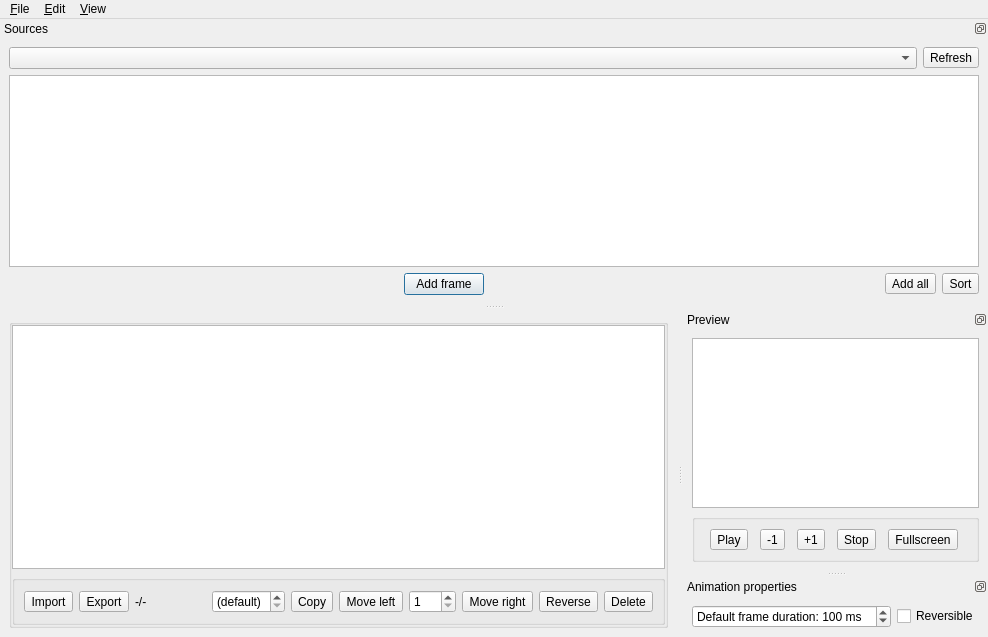
<?xml version="1.0" encoding="UTF-8"?>
<ui version="4.0">
 <class>MainWindow</class>
 <widget class="QMainWindow" name="MainWindow">
  <property name="geometry">
   <rect>
    <x>0</x>
    <y>0</y>
    <width>988</width>
    <height>637</height>
   </rect>
  </property>
  <property name="windowTitle">
   <string>libsuperderpy animation editor</string>
  </property>
  <property name="documentMode">
   <bool>false</bool>
  </property>
  <property name="dockNestingEnabled">
   <bool>true</bool>
  </property>
  <property name="dockOptions">
   <set>QMainWindow::AllowNestedDocks|QMainWindow::AllowTabbedDocks|QMainWindow::AnimatedDocks|QMainWindow::GroupedDragging</set>
  </property>
  <widget class="QWidget" name="centralwidget">
   <layout class="QHBoxLayout" name="horizontalLayout_2">
    <item>
     <layout class="QVBoxLayout" name="verticalLayout_2">
      <item>
       <widget class="QGroupBox" name="frameGroup">
        <property name="title">
         <string/>
        </property>
        <property name="alignment">
         <set>Qt::AlignLeading|Qt::AlignLeft|Qt::AlignTop</set>
        </property>
        <property name="flat">
         <bool>true</bool>
        </property>
        <property name="checkable">
         <bool>false</bool>
        </property>
        <layout class="QVBoxLayout" name="_2">
         <property name="spacing">
          <number>6</number>
         </property>
         <property name="sizeConstraint">
          <enum>QLayout::SetDefaultConstraint</enum>
         </property>
         <property name="leftMargin">
          <number>0</number>
         </property>
         <property name="topMargin">
          <number>0</number>
         </property>
         <property name="rightMargin">
          <number>0</number>
         </property>
         <property name="bottomMargin">
          <number>0</number>
         </property>
         <item>
          <widget class="FrameListView" name="frameList">
           <property name="enabled">
            <bool>true</bool>
           </property>
           <property name="acceptDrops">
            <bool>true</bool>
           </property>
           <property name="dragEnabled">
            <bool>false</bool>
           </property>
           <property name="dragDropMode">
            <enum>QAbstractItemView::NoDragDrop</enum>
           </property>
           <property name="alternatingRowColors">
            <bool>false</bool>
           </property>
           <property name="selectionMode">
            <enum>QAbstractItemView::ExtendedSelection</enum>
           </property>
           <property name="flow">
            <enum>QListView::LeftToRight</enum>
           </property>
           <property name="uniformItemSizes">
            <bool>true</bool>
           </property>
          </widget>
         </item>
         <item>
          <widget class="QGroupBox" name="frameGroup2">
           <property name="title">
            <string/>
           </property>
           <property name="flat">
            <bool>true</bool>
           </property>
           <layout class="QHBoxLayout" name="horizontalLayout">
            <item>
             <widget class="QToolButton" name="importBtn">
              <property name="toolTip">
               <string>Import animation</string>
              </property>
              <property name="text">
               <string>Import</string>
              </property>
              <property name="icon">
               <iconset theme="document-import">
                <normaloff>.</normaloff>.</iconset>
              </property>
              <property name="toolButtonStyle">
               <enum>Qt::ToolButtonIconOnly</enum>
              </property>
              <property name="autoRaise">
               <bool>false</bool>
              </property>
             </widget>
            </item>
            <item>
             <widget class="QToolButton" name="exportBtn">
              <property name="enabled">
               <bool>true</bool>
              </property>
              <property name="toolTip">
               <string>Export selected frames as animation</string>
              </property>
              <property name="text">
               <string>Export</string>
              </property>
              <property name="icon">
               <iconset theme="document-export">
                <normaloff>.</normaloff>.</iconset>
              </property>
             </widget>
            </item>
            <item>
             <widget class="QLabel" name="counter">
              <property name="sizePolicy">
               <sizepolicy hsizetype="Fixed" vsizetype="Preferred">
                <horstretch>0</horstretch>
                <verstretch>0</verstretch>
               </sizepolicy>
              </property>
              <property name="text">
               <string>-/-</string>
              </property>
             </widget>
            </item>
            <item>
             <spacer name="horizontalSpacer">
              <property name="orientation">
               <enum>Qt::Horizontal</enum>
              </property>
              <property name="sizeHint" stdset="0">
               <size>
                <width>40</width>
                <height>20</height>
               </size>
              </property>
             </spacer>
            </item>
            <item>
             <widget class="QSpinBox" name="frameDuration">
              <property name="enabled">
               <bool>true</bool>
              </property>
              <property name="toolTip">
               <string>Frame duration</string>
              </property>
              <property name="readOnly">
               <bool>false</bool>
              </property>
              <property name="specialValueText">
               <string>(default)</string>
              </property>
              <property name="suffix">
               <string> ms</string>
              </property>
              <property name="prefix">
               <string/>
              </property>
              <property name="minimum">
               <number>-1</number>
              </property>
              <property name="maximum">
               <number>9999</number>
              </property>
              <property name="value">
               <number>-1</number>
              </property>
             </widget>
            </item>
            <item>
             <widget class="QToolButton" name="copy">
              <property name="toolTip">
               <string>Duplicate selected frames</string>
              </property>
              <property name="text">
               <string>Copy</string>
              </property>
              <property name="icon">
               <iconset theme="edit-copy">
                <normaloff>.</normaloff>.</iconset>
              </property>
             </widget>
            </item>
            <item>
             <widget class="QToolButton" name="moveLeft">
              <property name="toolTip">
               <string>Move selected frames left</string>
              </property>
              <property name="text">
               <string>Move left</string>
              </property>
              <property name="icon">
               <iconset theme="arrow-left">
                <normaloff>.</normaloff>.</iconset>
              </property>
              <property name="arrowType">
               <enum>Qt::NoArrow</enum>
              </property>
             </widget>
            </item>
            <item>
             <widget class="QSpinBox" name="moveNumber">
              <property name="toolTip">
               <string>Amount of frames to move</string>
              </property>
              <property name="minimum">
               <number>1</number>
              </property>
              <property name="maximum">
               <number>999</number>
              </property>
              <property name="stepType">
               <enum>QAbstractSpinBox::AdaptiveDecimalStepType</enum>
              </property>
             </widget>
            </item>
            <item>
             <widget class="QToolButton" name="moveRight">
              <property name="toolTip">
               <string>Move selected frames right</string>
              </property>
              <property name="text">
               <string>Move right</string>
              </property>
              <property name="icon">
               <iconset theme="arrow-right">
                <normaloff>.</normaloff>.</iconset>
              </property>
              <property name="arrowType">
               <enum>Qt::NoArrow</enum>
              </property>
             </widget>
            </item>
            <item>
             <widget class="QToolButton" name="reverseBtn">
              <property name="toolTip">
               <string>Reverse selected frames</string>
              </property>
              <property name="text">
               <string>Reverse</string>
              </property>
              <property name="icon">
               <iconset theme="reverse">
                <normaloff>.</normaloff>.</iconset>
              </property>
             </widget>
            </item>
            <item>
             <widget class="QToolButton" name="deleteBtn">
              <property name="toolTip">
               <string>Delete selected frames</string>
              </property>
              <property name="text">
               <string>Delete</string>
              </property>
              <property name="icon">
               <iconset theme="delete">
                <normaloff>.</normaloff>.</iconset>
              </property>
              <property name="toolButtonStyle">
               <enum>Qt::ToolButtonIconOnly</enum>
              </property>
              <property name="autoRaise">
               <bool>false</bool>
              </property>
              <property name="arrowType">
               <enum>Qt::NoArrow</enum>
              </property>
             </widget>
            </item>
           </layout>
          </widget>
         </item>
        </layout>
       </widget>
      </item>
     </layout>
    </item>
   </layout>
  </widget>
  <widget class="QMenuBar" name="menubar">
   <property name="geometry">
    <rect>
     <x>0</x>
     <y>0</y>
     <width>988</width>
     <height>22</height>
    </rect>
   </property>
   <widget class="QMenu" name="menuFile">
    <property name="title">
     <string>&amp;File</string>
    </property>
    <addaction name="actionNew"/>
    <addaction name="actionOpen"/>
    <addaction name="actionSave"/>
    <addaction name="actionSave_as"/>
    <addaction name="separator"/>
    <addaction name="actionClose"/>
   </widget>
   <widget class="QMenu" name="menuEdit">
    <property name="title">
     <string>&amp;Edit</string>
    </property>
    <addaction name="actionUndo"/>
    <addaction name="actionRedo"/>
    <addaction name="separator"/>
    <addaction name="actionCut"/>
    <addaction name="actionCopy"/>
    <addaction name="actionPaste"/>
   </widget>
   <widget class="QMenu" name="menu_View">
    <property name="title">
     <string>&amp;View</string>
    </property>
    <addaction name="actionUse_linear_filtering"/>
   </widget>
   <addaction name="menuFile"/>
   <addaction name="menuEdit"/>
   <addaction name="menu_View"/>
  </widget>
  <widget class="QDockWidget" name="dockWidget_2">
   <property name="sizePolicy">
    <sizepolicy hsizetype="Expanding" vsizetype="Minimum">
     <horstretch>0</horstretch>
     <verstretch>0</verstretch>
    </sizepolicy>
   </property>
   <property name="floating">
    <bool>false</bool>
   </property>
   <property name="features">
    <set>QDockWidget::DockWidgetFloatable|QDockWidget::DockWidgetMovable</set>
   </property>
   <property name="windowTitle">
    <string>Preview</string>
   </property>
   <attribute name="dockWidgetArea">
    <number>2</number>
   </attribute>
   <widget class="QWidget" name="dockWidgetContents_2">
    <layout class="QVBoxLayout" name="verticalLayout_3">
     <item>
      <widget class="QGraphicsView" name="preview">
       <property name="verticalScrollBarPolicy">
        <enum>Qt::ScrollBarAlwaysOff</enum>
       </property>
       <property name="horizontalScrollBarPolicy">
        <enum>Qt::ScrollBarAlwaysOff</enum>
       </property>
       <property name="interactive">
        <bool>false</bool>
       </property>
      </widget>
     </item>
     <item>
      <widget class="QGroupBox" name="groupBox_3">
       <property name="title">
        <string/>
       </property>
       <property name="flat">
        <bool>true</bool>
       </property>
       <property name="checkable">
        <bool>false</bool>
       </property>
       <layout class="QHBoxLayout" name="horizontalLayout_3">
        <item>
         <widget class="QToolButton" name="playPause">
          <property name="toolTip">
           <string>Play/pause</string>
          </property>
          <property name="text">
           <string>Play</string>
          </property>
          <property name="icon">
           <iconset theme="media-playback-start">
            <normaloff>.</normaloff>.</iconset>
          </property>
         </widget>
        </item>
        <item>
         <widget class="QToolButton" name="goLeft">
          <property name="toolTip">
           <string>Previous frame</string>
          </property>
          <property name="text">
           <string>-1</string>
          </property>
          <property name="icon">
           <iconset theme="media-seek-backward">
            <normaloff>.</normaloff>.</iconset>
          </property>
         </widget>
        </item>
        <item>
         <widget class="QToolButton" name="goRight">
          <property name="toolTip">
           <string>Next frame</string>
          </property>
          <property name="text">
           <string>+1</string>
          </property>
          <property name="icon">
           <iconset theme="media-seek-forward">
            <normaloff>.</normaloff>.</iconset>
          </property>
         </widget>
        </item>
        <item>
         <widget class="QToolButton" name="stop">
          <property name="toolTip">
           <string>Stop</string>
          </property>
          <property name="text">
           <string>Stop</string>
          </property>
          <property name="icon">
           <iconset theme="media-playback-stop">
            <normaloff>.</normaloff>.</iconset>
          </property>
         </widget>
        </item>
        <item>
         <widget class="QToolButton" name="fullscreen">
          <property name="toolTip">
           <string>Fullscreen</string>
          </property>
          <property name="text">
           <string>Fullscreen</string>
          </property>
          <property name="icon">
           <iconset theme="view-fullscreen">
            <normaloff>.</normaloff>.</iconset>
          </property>
         </widget>
        </item>
       </layout>
      </widget>
     </item>
    </layout>
   </widget>
  </widget>
  <widget class="QDockWidget" name="sourcesGroup">
   <property name="features">
    <set>QDockWidget::DockWidgetFloatable|QDockWidget::DockWidgetMovable</set>
   </property>
   <property name="windowTitle">
    <string>Sources</string>
   </property>
   <attribute name="dockWidgetArea">
    <number>4</number>
   </attribute>
   <widget class="QWidget" name="dockWidgetContents_3">
    <layout class="QVBoxLayout" name="verticalLayout_5">
     <item>
      <layout class="QHBoxLayout" name="horizontalLayout_6">
       <item>
        <widget class="QComboBox" name="subdirs">
         <property name="toolTip">
          <string>Directory</string>
         </property>
         <property name="frame">
          <bool>true</bool>
         </property>
        </widget>
       </item>
       <item>
        <widget class="QToolButton" name="refreshSources">
         <property name="toolTip">
          <string>Refresh</string>
         </property>
         <property name="text">
          <string>Refresh</string>
         </property>
         <property name="icon">
          <iconset theme="view-refresh">
           <normaloff>.</normaloff>.</iconset>
         </property>
         <property name="toolButtonStyle">
          <enum>Qt::ToolButtonIconOnly</enum>
         </property>
        </widget>
       </item>
      </layout>
     </item>
     <item>
      <widget class="FrameListView" name="sourcesList">
       <property name="showDropIndicator" stdset="0">
        <bool>false</bool>
       </property>
       <property name="dragEnabled">
        <bool>true</bool>
       </property>
       <property name="dragDropMode">
        <enum>QAbstractItemView::NoDragDrop</enum>
       </property>
       <property name="defaultDropAction">
        <enum>Qt::IgnoreAction</enum>
       </property>
       <property name="selectionMode">
        <enum>QAbstractItemView::ExtendedSelection</enum>
       </property>
      </widget>
     </item>
     <item>
      <layout class="QHBoxLayout" name="horizontalLayout_4">
       <item>
        <spacer name="horizontalSpacer_2">
         <property name="orientation">
          <enum>Qt::Horizontal</enum>
         </property>
         <property name="sizeHint" stdset="0">
          <size>
           <width>40</width>
           <height>20</height>
          </size>
         </property>
        </spacer>
       </item>
       <item>
        <widget class="QPushButton" name="addFrame">
         <property name="sizePolicy">
          <sizepolicy hsizetype="Fixed" vsizetype="Fixed">
           <horstretch>0</horstretch>
           <verstretch>0</verstretch>
          </sizepolicy>
         </property>
         <property name="focusPolicy">
          <enum>Qt::StrongFocus</enum>
         </property>
         <property name="toolTip">
          <string>Add frame</string>
         </property>
         <property name="text">
          <string>Add frame</string>
         </property>
         <property name="icon">
          <iconset theme="node-add">
           <normaloff>.</normaloff>.</iconset>
         </property>
         <property name="checkable">
          <bool>false</bool>
         </property>
         <property name="default">
          <bool>true</bool>
         </property>
         <property name="flat">
          <bool>false</bool>
         </property>
        </widget>
       </item>
       <item>
        <spacer name="horizontalSpacer_3">
         <property name="orientation">
          <enum>Qt::Horizontal</enum>
         </property>
         <property name="sizeHint" stdset="0">
          <size>
           <width>40</width>
           <height>20</height>
          </size>
         </property>
        </spacer>
       </item>
       <item>
        <widget class="QToolButton" name="addAll">
         <property name="toolTip">
          <string>Add all as frames</string>
         </property>
         <property name="text">
          <string>Add all</string>
         </property>
         <property name="icon">
          <iconset theme="folder-add">
           <normaloff>.</normaloff>.</iconset>
         </property>
        </widget>
       </item>
       <item>
        <widget class="QToolButton" name="sort">
         <property name="toolTip">
          <string>Sort</string>
         </property>
         <property name="text">
          <string>Sort</string>
         </property>
         <property name="icon">
          <iconset theme="sort-name">
           <normaloff>.</normaloff>.</iconset>
         </property>
        </widget>
       </item>
      </layout>
     </item>
    </layout>
   </widget>
  </widget>
  <widget class="QDockWidget" name="dockWidget">
   <property name="sizePolicy">
    <sizepolicy hsizetype="Maximum" vsizetype="Maximum">
     <horstretch>0</horstretch>
     <verstretch>0</verstretch>
    </sizepolicy>
   </property>
   <property name="features">
    <set>QDockWidget::DockWidgetFloatable|QDockWidget::DockWidgetMovable</set>
   </property>
   <property name="windowTitle">
    <string>Animation properties</string>
   </property>
   <attribute name="dockWidgetArea">
    <number>2</number>
   </attribute>
   <widget class="QWidget" name="dockWidgetContents">
    <layout class="QVBoxLayout" name="verticalLayout">
     <item>
      <layout class="QHBoxLayout" name="horizontalLayout_5">
       <property name="sizeConstraint">
        <enum>QLayout::SetMinimumSize</enum>
       </property>
       <item>
        <widget class="QSpinBox" name="duration">
         <property name="wrapping">
          <bool>false</bool>
         </property>
         <property name="frame">
          <bool>true</bool>
         </property>
         <property name="showGroupSeparator" stdset="0">
          <bool>false</bool>
         </property>
         <property name="suffix">
          <string> ms</string>
         </property>
         <property name="prefix">
          <string>Default frame duration: </string>
         </property>
         <property name="maximum">
          <number>9999</number>
         </property>
         <property name="value">
          <number>100</number>
         </property>
         <property name="displayIntegerBase">
          <number>10</number>
         </property>
        </widget>
       </item>
       <item>
        <widget class="QCheckBox" name="reversible">
         <property name="sizePolicy">
          <sizepolicy hsizetype="Fixed" vsizetype="Fixed">
           <horstretch>0</horstretch>
           <verstretch>0</verstretch>
          </sizepolicy>
         </property>
         <property name="text">
          <string>Reversible</string>
         </property>
        </widget>
       </item>
      </layout>
     </item>
    </layout>
   </widget>
  </widget>
  <action name="actionNew">
   <property name="icon">
    <iconset theme="document-new">
     <normaloff>.</normaloff>.</iconset>
   </property>
   <property name="text">
    <string>&amp;New</string>
   </property>
   <property name="shortcut">
    <string>Ctrl+N</string>
   </property>
  </action>
  <action name="actionOpen">
   <property name="icon">
    <iconset theme="document-open">
     <normaloff>.</normaloff>.</iconset>
   </property>
   <property name="text">
    <string>&amp;Open</string>
   </property>
   <property name="shortcut">
    <string>Ctrl+O</string>
   </property>
  </action>
  <action name="actionSave">
   <property name="icon">
    <iconset theme="document-save">
     <normaloff>.</normaloff>.</iconset>
   </property>
   <property name="text">
    <string>&amp;Save</string>
   </property>
   <property name="shortcut">
    <string>Ctrl+S</string>
   </property>
  </action>
  <action name="actionSave_as">
   <property name="icon">
    <iconset theme="document-save-as">
     <normaloff>.</normaloff>.</iconset>
   </property>
   <property name="text">
    <string>Save &amp;as...</string>
   </property>
   <property name="shortcut">
    <string>Ctrl+Shift+S</string>
   </property>
  </action>
  <action name="actionClose">
   <property name="icon">
    <iconset theme="window-close">
     <normaloff>.</normaloff>.</iconset>
   </property>
   <property name="text">
    <string>&amp;Close</string>
   </property>
   <property name="shortcut">
    <string>Ctrl+Q</string>
   </property>
  </action>
  <action name="actionUndo">
   <property name="icon">
    <iconset theme="edit-undo">
     <normaloff>.</normaloff>.</iconset>
   </property>
   <property name="text">
    <string>&amp;Undo</string>
   </property>
   <property name="shortcut">
    <string>Ctrl+Z</string>
   </property>
  </action>
  <action name="actionRedo">
   <property name="icon">
    <iconset theme="edit-redo">
     <normaloff>.</normaloff>.</iconset>
   </property>
   <property name="text">
    <string>&amp;Redo</string>
   </property>
   <property name="shortcut">
    <string>Ctrl+R</string>
   </property>
  </action>
  <action name="actionCut">
   <property name="icon">
    <iconset theme="edit-cut">
     <normaloff>.</normaloff>.</iconset>
   </property>
   <property name="text">
    <string>Cut</string>
   </property>
   <property name="shortcut">
    <string>Ctrl+X</string>
   </property>
  </action>
  <action name="actionCopy">
   <property name="icon">
    <iconset theme="edit-copy">
     <normaloff>.</normaloff>.</iconset>
   </property>
   <property name="text">
    <string>Copy</string>
   </property>
   <property name="shortcut">
    <string>Ctrl+C</string>
   </property>
  </action>
  <action name="actionPaste">
   <property name="icon">
    <iconset theme="edit-paste">
     <normaloff>.</normaloff>.</iconset>
   </property>
   <property name="text">
    <string>Paste</string>
   </property>
   <property name="shortcut">
    <string>Ctrl+V</string>
   </property>
  </action>
  <action name="actionUse_linear_filtering">
   <property name="checkable">
    <bool>true</bool>
   </property>
   <property name="checked">
    <bool>true</bool>
   </property>
   <property name="text">
    <string>Use linear filtering</string>
   </property>
   <property name="shortcut">
    <string>Ctrl+L</string>
   </property>
  </action>
 </widget>
 <customwidgets>
  <customwidget>
   <class>FrameListView</class>
   <extends>QListView</extends>
   <header>editor/FrameListView.h</header>
  </customwidget>
 </customwidgets>
 <resources/>
 <connections/>
</ui>
